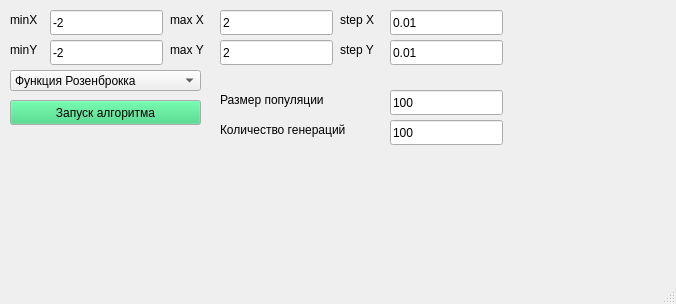
<?xml version="1.0" encoding="UTF-8"?>
<ui version="4.0">
 <class>MainWindow</class>
 <widget class="QMainWindow" name="MainWindow">
  <property name="geometry">
   <rect>
    <x>0</x>
    <y>0</y>
    <width>676</width>
    <height>304</height>
   </rect>
  </property>
  <property name="windowTitle">
   <string>Гибрид</string>
  </property>
  <widget class="QWidget" name="centralwidget">
   <widget class="QLineEdit" name="x_min">
    <property name="geometry">
     <rect>
      <x>50</x>
      <y>10</y>
      <width>113</width>
      <height>25</height>
     </rect>
    </property>
    <property name="text">
     <string>-2</string>
    </property>
   </widget>
   <widget class="QLineEdit" name="y_min">
    <property name="geometry">
     <rect>
      <x>50</x>
      <y>40</y>
      <width>113</width>
      <height>25</height>
     </rect>
    </property>
    <property name="text">
     <string>-2</string>
    </property>
   </widget>
   <widget class="QLabel" name="label">
    <property name="geometry">
     <rect>
      <x>10</x>
      <y>10</y>
      <width>41</width>
      <height>20</height>
     </rect>
    </property>
    <property name="text">
     <string>minX</string>
    </property>
   </widget>
   <widget class="QLabel" name="label_2">
    <property name="geometry">
     <rect>
      <x>10</x>
      <y>40</y>
      <width>41</width>
      <height>20</height>
     </rect>
    </property>
    <property name="text">
     <string>minY</string>
    </property>
   </widget>
   <widget class="QComboBox" name="comboBox_Function">
    <property name="geometry">
     <rect>
      <x>10</x>
      <y>70</y>
      <width>191</width>
      <height>21</height>
     </rect>
    </property>
    <item>
     <property name="text">
      <string>Функция Розенброкка</string>
     </property>
    </item>
    <item>
     <property name="text">
      <string>Функция Химмельблау</string>
     </property>
    </item>
    <item>
     <property name="text">
      <string>Функция Экли</string>
     </property>
    </item>
    <item>
     <property name="text">
      <string>Функция Изома</string>
     </property>
    </item>
    <item>
     <property name="text">
      <string>Функция Хольдера</string>
     </property>
    </item>
   </widget>
   <widget class="QPushButton" name="pushButton">
    <property name="geometry">
     <rect>
      <x>10</x>
      <y>100</y>
      <width>191</width>
      <height>25</height>
     </rect>
    </property>
    <property name="palette">
     <palette>
      <active>
       <colorrole role="WindowText">
        <brush brushstyle="SolidPattern">
         <color alpha="255">
          <red>0</red>
          <green>0</green>
          <blue>0</blue>
         </color>
        </brush>
       </colorrole>
       <colorrole role="Button">
        <brush brushstyle="SolidPattern">
         <color alpha="255">
          <red>51</red>
          <green>209</green>
          <blue>122</blue>
         </color>
        </brush>
       </colorrole>
      </active>
      <inactive>
       <colorrole role="WindowText">
        <brush brushstyle="SolidPattern">
         <color alpha="255">
          <red>0</red>
          <green>0</green>
          <blue>0</blue>
         </color>
        </brush>
       </colorrole>
       <colorrole role="Button">
        <brush brushstyle="SolidPattern">
         <color alpha="255">
          <red>51</red>
          <green>209</green>
          <blue>122</blue>
         </color>
        </brush>
       </colorrole>
      </inactive>
      <disabled>
       <colorrole role="WindowText">
        <brush brushstyle="SolidPattern">
         <color alpha="255">
          <red>190</red>
          <green>190</green>
          <blue>190</blue>
         </color>
        </brush>
       </colorrole>
       <colorrole role="Button">
        <brush brushstyle="SolidPattern">
         <color alpha="255">
          <red>51</red>
          <green>209</green>
          <blue>122</blue>
         </color>
        </brush>
       </colorrole>
      </disabled>
     </palette>
    </property>
    <property name="text">
     <string>Запуск алгоритма</string>
    </property>
   </widget>
   <widget class="QLineEdit" name="pop_size">
    <property name="geometry">
     <rect>
      <x>390</x>
      <y>90</y>
      <width>113</width>
      <height>25</height>
     </rect>
    </property>
    <property name="text">
     <string>100</string>
    </property>
   </widget>
   <widget class="QLineEdit" name="generations">
    <property name="geometry">
     <rect>
      <x>390</x>
      <y>120</y>
      <width>113</width>
      <height>25</height>
     </rect>
    </property>
    <property name="text">
     <string>100</string>
    </property>
   </widget>
   <widget class="QLabel" name="label_4">
    <property name="geometry">
     <rect>
      <x>220</x>
      <y>90</y>
      <width>141</width>
      <height>20</height>
     </rect>
    </property>
    <property name="text">
     <string>Размер популяции</string>
    </property>
   </widget>
   <widget class="QLabel" name="label_6">
    <property name="geometry">
     <rect>
      <x>220</x>
      <y>120</y>
      <width>161</width>
      <height>20</height>
     </rect>
    </property>
    <property name="text">
     <string>Количество генераций</string>
    </property>
   </widget>
   <widget class="QLineEdit" name="y_max">
    <property name="geometry">
     <rect>
      <x>220</x>
      <y>40</y>
      <width>113</width>
      <height>25</height>
     </rect>
    </property>
    <property name="text">
     <string>2</string>
    </property>
   </widget>
   <widget class="QLineEdit" name="x_max">
    <property name="geometry">
     <rect>
      <x>220</x>
      <y>10</y>
      <width>113</width>
      <height>25</height>
     </rect>
    </property>
    <property name="text">
     <string>2</string>
    </property>
   </widget>
   <widget class="QLabel" name="label_3">
    <property name="geometry">
     <rect>
      <x>170</x>
      <y>10</y>
      <width>51</width>
      <height>20</height>
     </rect>
    </property>
    <property name="text">
     <string>max X</string>
    </property>
   </widget>
   <widget class="QLabel" name="label_7">
    <property name="geometry">
     <rect>
      <x>170</x>
      <y>40</y>
      <width>51</width>
      <height>20</height>
     </rect>
    </property>
    <property name="text">
     <string>max Y</string>
    </property>
   </widget>
   <widget class="QLineEdit" name="y_step">
    <property name="geometry">
     <rect>
      <x>390</x>
      <y>40</y>
      <width>113</width>
      <height>25</height>
     </rect>
    </property>
    <property name="text">
     <string>0.01</string>
    </property>
   </widget>
   <widget class="QLineEdit" name="x_step">
    <property name="geometry">
     <rect>
      <x>390</x>
      <y>10</y>
      <width>113</width>
      <height>25</height>
     </rect>
    </property>
    <property name="text">
     <string>0.01</string>
    </property>
   </widget>
   <widget class="QLabel" name="label_8">
    <property name="geometry">
     <rect>
      <x>340</x>
      <y>10</y>
      <width>51</width>
      <height>20</height>
     </rect>
    </property>
    <property name="text">
     <string>step X</string>
    </property>
   </widget>
   <widget class="QLabel" name="label_9">
    <property name="geometry">
     <rect>
      <x>340</x>
      <y>40</y>
      <width>51</width>
      <height>20</height>
     </rect>
    </property>
    <property name="text">
     <string>step Y</string>
    </property>
   </widget>
  </widget>
  <widget class="QMenuBar" name="menubar">
   <property name="geometry">
    <rect>
     <x>0</x>
     <y>0</y>
     <width>676</width>
     <height>22</height>
    </rect>
   </property>
  </widget>
  <widget class="QStatusBar" name="statusbar"/>
 </widget>
 <tabstops>
  <tabstop>x_min</tabstop>
  <tabstop>x_max</tabstop>
  <tabstop>x_step</tabstop>
  <tabstop>y_min</tabstop>
  <tabstop>y_max</tabstop>
  <tabstop>y_step</tabstop>
  <tabstop>pop_size</tabstop>
  <tabstop>generations</tabstop>
  <tabstop>comboBox_Function</tabstop>
  <tabstop>pushButton</tabstop>
 </tabstops>
 <resources/>
 <connections/>
</ui>
